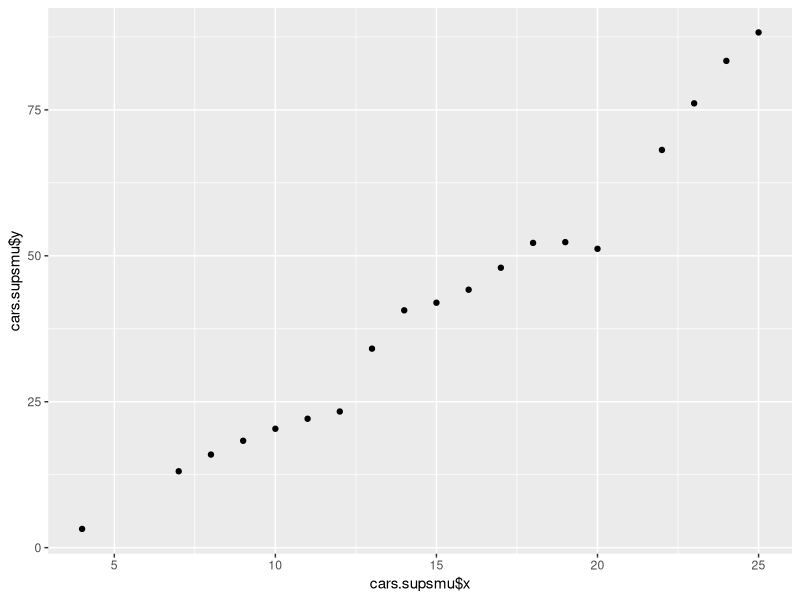
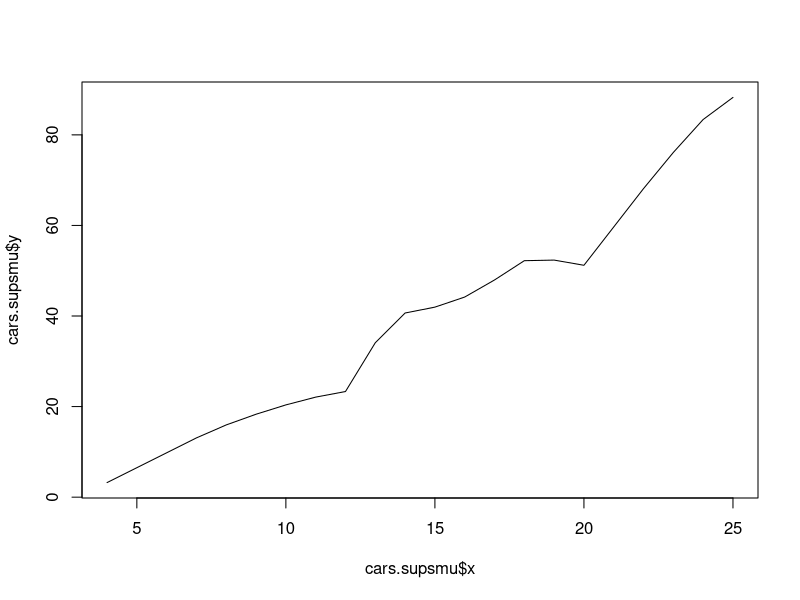

These figures' R source, in order:
## ---- chunk 1
knitr::opts_chunk$set(echo = TRUE)
## ---- chunk 2
library(datasets)
data(cars)
head(cars)
cars.supsmu = supsmu(cars$speed, cars$dist, bass = 0, span = "cv")
cars.supsmu
library(ggplot2)
qplot(x = cars.supsmu$x, y = cars.supsmu$y)
plot(x = cars.supsmu$x, y = cars.supsmu$y, type = "l")
